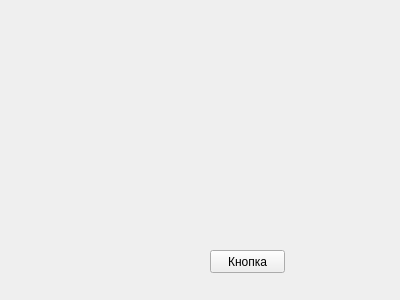
<?xml version="1.0" encoding="UTF-8"?>
<ui version="4.0">
 <class>Form</class>
 <widget class="QWidget" name="Form">
  <property name="geometry">
   <rect>
    <x>0</x>
    <y>0</y>
    <width>400</width>
    <height>300</height>
   </rect>
  </property>
  <property name="windowTitle">
   <string>Form</string>
  </property>
  <widget class="QPushButton" name="btn">
   <property name="geometry">
    <rect>
     <x>210</x>
     <y>250</y>
     <width>75</width>
     <height>23</height>
    </rect>
   </property>
   <property name="text">
    <string>Кнопка</string>
   </property>
  </widget>
 </widget>
 <resources/>
 <connections/>
</ui>
